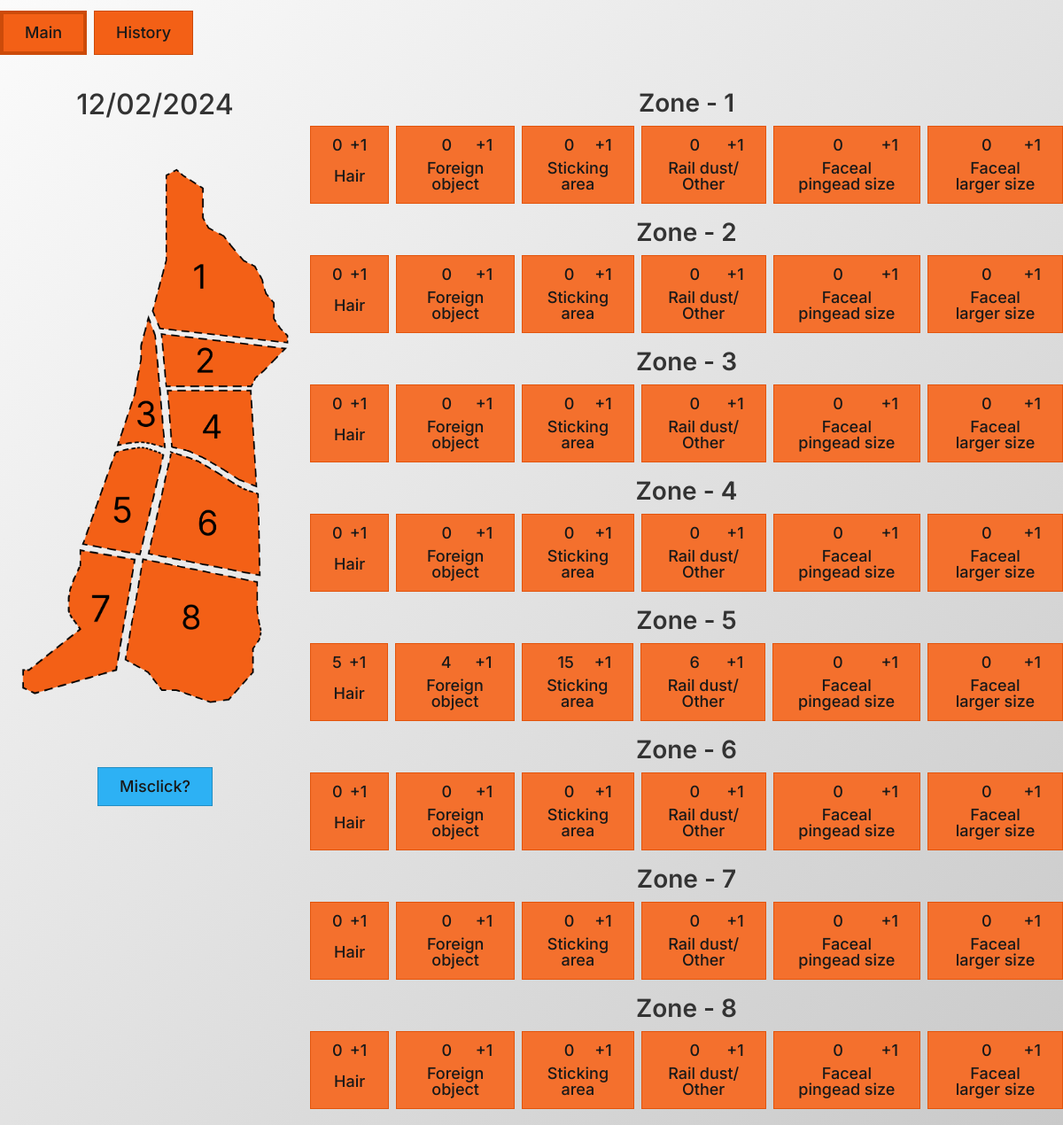
The page / on the database its author committed.
### tables this page shows
CREATE TABLE `maintable` (
  `id` int(11) NOT NULL,
  `date` date NOT NULL,
  `zone` int(2) NOT NULL,
  `Hair` int(6) NOT NULL,
  `Foreign object` int(6) NOT NULL,
  `Sticking area` int(6) NOT NULL,
  `Rail dust/ Other` int(6) NOT NULL,
  `Faceal pingead size` int(6) NOT NULL,
  `Faceal larger size` int(6) NOT NULL
);

### index.php (the view, shortened to what this page needs)
<?php
include_once "inc/db.php";
?>
<!DOCTYPE html>
<html lang="en">
  <head>
    <link rel="stylesheet" href="css/general.css" />
  <link rel="stylesheet" href="css/index.css" />
</head>
<body>
  <nav class="navigation">
    <a class="btn btn-nav btn-nav-active" href="#">Main</a>
    <a class="btn btn-nav" href="history.php">History</a>
  </nav>
  <main class="content-body">
    <div class="side-content-wrapper">
      <div class="date"><?php echo date("d/m/Y");?></div>
      <div class="zones">
        <img class="zone-img zone-img-1" data-zone='1' src="img/1.png" alt="zone 1 of the counters">
        <img class="zone-img zone-img-2" data-zone='2' src="img/2.png" alt="zone 2 of the counters">
        <img class="zone-img zone-img-3" data-zone='3' src="img/3.png" alt="zone 3 of the counters">
        <img class="zone-img zone-img-4" data-zone='4' src="img/4.png" alt="zone 4 of the counters">
        <img class="zone-img zone-img-5" data-zone='5' src="img/5.png" alt="zone 5 of the counters">
        <img class="zone-img zone-img-6" data-zone='6' src="img/6.png" alt="zone 6 of the counters">
        <img class="zone-img zone-img-7" data-zone='7' src="img/7.png" alt="zone 7 of the counters">
        <img class="zone-img zone-img-8" data-zone='8' src="img/8.png" alt="zone 8 of the counters">
      </div>
      <button class="btn btn-switch btn-toDecrement">Misclick?</button>
    </div>
    <div class="counter-container">
      <?php
      $counters = [
        "Hair",
        "Foreign object",
        "Sticking area",
        "Rail dust/ Other",
        "Faceal pingead size",
        "Faceal larger size",
      ];
      $todayDate = date("Y-m-d");
      $query = "SELECT * FROM maintable WHERE date = '$todayDate'";
      $select_counters = mysqli_query($conn, $query);
      while ($row = mysqli_fetch_assoc($select_counters)) {
        echo "<div class='counter-zone counter-zone-{$row['zone']}'>
          <div class='counter-zone-header'>Zone - {$row['zone']}</div>
          <div class='counter-zone-wrapper'>";
        for ($j = 0; $j < count($counters); $j++) {
          echo "<button class='btn btn-counter btn-increment' data-zone='{$row['zone']}' data-counter='{$counters[$j]}' type='button'>
            <div class='counter-number'>{$row[$counters[$j]]}</div>
            <div class='action'>+1</div>
            <div class='counter-name'>$counters[$j]</div>
          </button>";
        }
        echo "</div></div>";
      }
      ?>
    </div>
  </main>
</body>
</html>

### css/general.css (style rules this page uses)
* { padding: 0; margin: 0; box-sizing: border-box; font-family: "Inter", sans-serif; line-height: 1; font-weight: 500; color: #333; }
html { min-height: 100%; overflow-x: hidden; font-size: 62.5%; }
body { position: relative; min-height: 100vh; overflow-x: hidden; background: linear-gradient(to bottom right, #fbfbfb, #c9c9c9); max-width: 180rem; margin: 0 auto; }
.btn { width: fit-content; padding: 1.2rem 2.4rem; font-size: 1.8rem; font-weight: 500; border: 1px solid #e2540c; background-color: #f4702d; }
.btn, .btn * { color: #191919; text-decoration: none; }
.navigation { margin-bottom: 4rem; margin-top: 1.2rem; }
.navigation { display: flex; gap: 0.8rem; }
.btn-nav { display: flex; align-items: center; background-color: #f36016; border: 1px solid #cc4b0a; }
.btn-nav-active { border: 4px solid #cc4b0a; }
.counter-zone { transition: all 1s ease; }
.counter-zone-header { font-size: 2.8rem; font-weight: 600; margin: 0 auto 1.2rem auto; width: fit-content; }
.counter-container { width: fit-content; margin: 0 auto; }
.counter-zone-wrapper { display: flex; gap: 0.8rem; margin-bottom: 1.8rem; }
.btn-counter { display: grid; row-gap: 0.8rem; column-gap: 0.8rem; grid-template-columns: 1fr 1fr; }
.counter-number, .action { justify-self: right; }
.counter-name { grid-column: 1/-1; justify-self: center; }
.zones { margin: 0 auto 3.2rem auto; position: relative; width: 35rem; height: 70rem; }
.counter-container { display: inline-block; }
.zone-img { background-color: transparent; cursor: pointer; transition: transform 0.3s ease; }
.zone-img-1 { position: absolute; top: 5.5rem; left: 17rem; width: 15.7rem; }
.zone-img-2 { position: absolute; left: 18rem; top: 24rem; width: 14.5rem; }
.zone-img-3 { position: absolute; top: 22rem; left: 12.9rem; width: 5.9rem; }
.zone-img-4 { position: absolute; top: 30.5rem; left: 18.7rem; width: 10.4rem; }
.zone-img-5 { position: absolute; top: 36.8rem; left: 9.1rem; width: 9.5rem; }
.zone-img-6 { position: absolute; top: 37.3rem; left: 16.6rem; width: 12.9rem; }
.zone-img-7 { position: absolute; top: 48.4rem; left: 2.4rem; width: 13rem; }
.zone-img-8 { position: absolute; top: 49.4rem; left: 13.8rem; width: 15.8rem; }

### css/index.css (style rules this page uses)
.content-body { display: grid; grid-template-columns: auto 1fr; }
.date { font-size: 3.2rem; font-weight: 500; display: flex; justify-content: center; }
.btn-switch { display: flex; margin: 0 auto; }
.btn-toDecrement { background-color: #2db1f4; border: 1px solid #248ec3; }

### rows shown on the page
maintable: zone "1", Hair "0", j "Hair", Foreign object "0", j "Foreign object", Sticking area "0", j "Sticking area", value "0", j "Rail dust/ Other", Faceal pingead size "0", j "Faceal pingead size", Faceal larger size "0", j "Faceal larger size"
maintable: zone "2", Hair "0", j "Hair", Foreign object "0", j "Foreign object", Sticking area "0", j "Sticking area", value "0", j "Rail dust/ Other", Faceal pingead size "0", j "Faceal pingead size", Faceal larger size "0", j "Faceal larger size"
maintable: zone "3", Hair "0", j "Hair", Foreign object "0", j "Foreign object", Sticking area "0", j "Sticking area", value "0", j "Rail dust/ Other", Faceal pingead size "0", j "Faceal pingead size", Faceal larger size "0", j "Faceal larger size"
maintable: zone "4", Hair "0", j "Hair", Foreign object "0", j "Foreign object", Sticking area "0", j "Sticking area", value "0", j "Rail dust/ Other", Faceal pingead size "0", j "Faceal pingead size", Faceal larger size "0", j "Faceal larger size"
maintable: zone "5", Hair "5", j "Hair", Foreign object "4", j "Foreign object", Sticking area "15", j "Sticking area", value "6", j "Rail dust/ Other", Faceal pingead size "0", j "Faceal pingead size", Faceal larger size "0", j "Faceal larger size"
maintable: zone "6", Hair "0", j "Hair", Foreign object "0", j "Foreign object", Sticking area "0", j "Sticking area", value "0", j "Rail dust/ Other", Faceal pingead size "0", j "Faceal pingead size", Faceal larger size "0", j "Faceal larger size"
maintable: zone "7", Hair "0", j "Hair", Foreign object "0", j "Foreign object", Sticking area "0", j "Sticking area", value "0", j "Rail dust/ Other", Faceal pingead size "0", j "Faceal pingead size", Faceal larger size "0", j "Faceal larger size"
maintable: zone "8", Hair "0", j "Hair", Foreign object "0", j "Foreign object", Sticking area "0", j "Sticking area", value "0", j "Rail dust/ Other", Faceal pingead size "0", j "Faceal pingead size", Faceal larger size "0", j "Faceal larger size"
